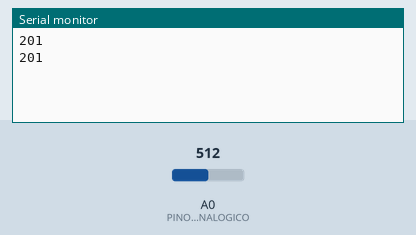
The sketch below on a simulated Arduino Uno, built with avr-gcc and run on an emulated ATmega328P. Parts: the last lines printed to the serial monitor. The test bench sets the inputs (shaded band); at power-on: A0 (PINO_ANALOGICO) = 512.

Above: at 1.8 s.
1.9 s: A0 (PINO_ANALOGICO) set to 716
At 2.8 s:
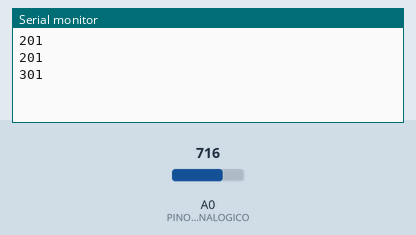
3.4 s: A0 (PINO_ANALOGICO) set to 900
At 4.3 s:
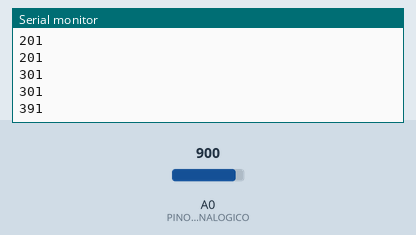
Timing chart, 0 to 6.4 s (numbered marks = the images above; inputs shaded):
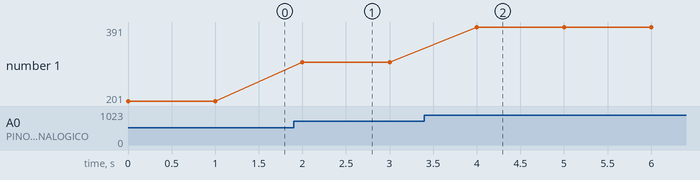

The sketch:

sensor_temperatura_tmp36.ino
```cpp
const int PINO_ANALOGICO = A0;
const int BITS_SEGUNDO = 9600;

int temperaturaCelsius = 0;
int valorAnalogico = 0;

void setup() {
  pinMode(PINO_ANALOGICO, INPUT);
  Serial.begin(BITS_SEGUNDO);
}

void loop() {
  valorAnalogico = analogRead(PINO_ANALOGICO);

  /* Sensor TMP-36 (Chip) */
  temperaturaCelsius = map(((valorAnalogico - 20) * 3.04), 0, 1023, -40, 125);

  // Min: -40 C; Max: +125 C
  Serial.println(temperaturaCelsius);
  delay(1000);
}
```

Measured:
- after the input at 1.9 s, the serial monitor: prints a new line after 0.10 s (image 1)
- after the input at 3.4 s, the serial monitor: prints a new line after 0.60 s (image 2)
- plotted number 1: 201 → 301 after the input at 1.9 s, 301 → 391 after the input at 3.4 s
